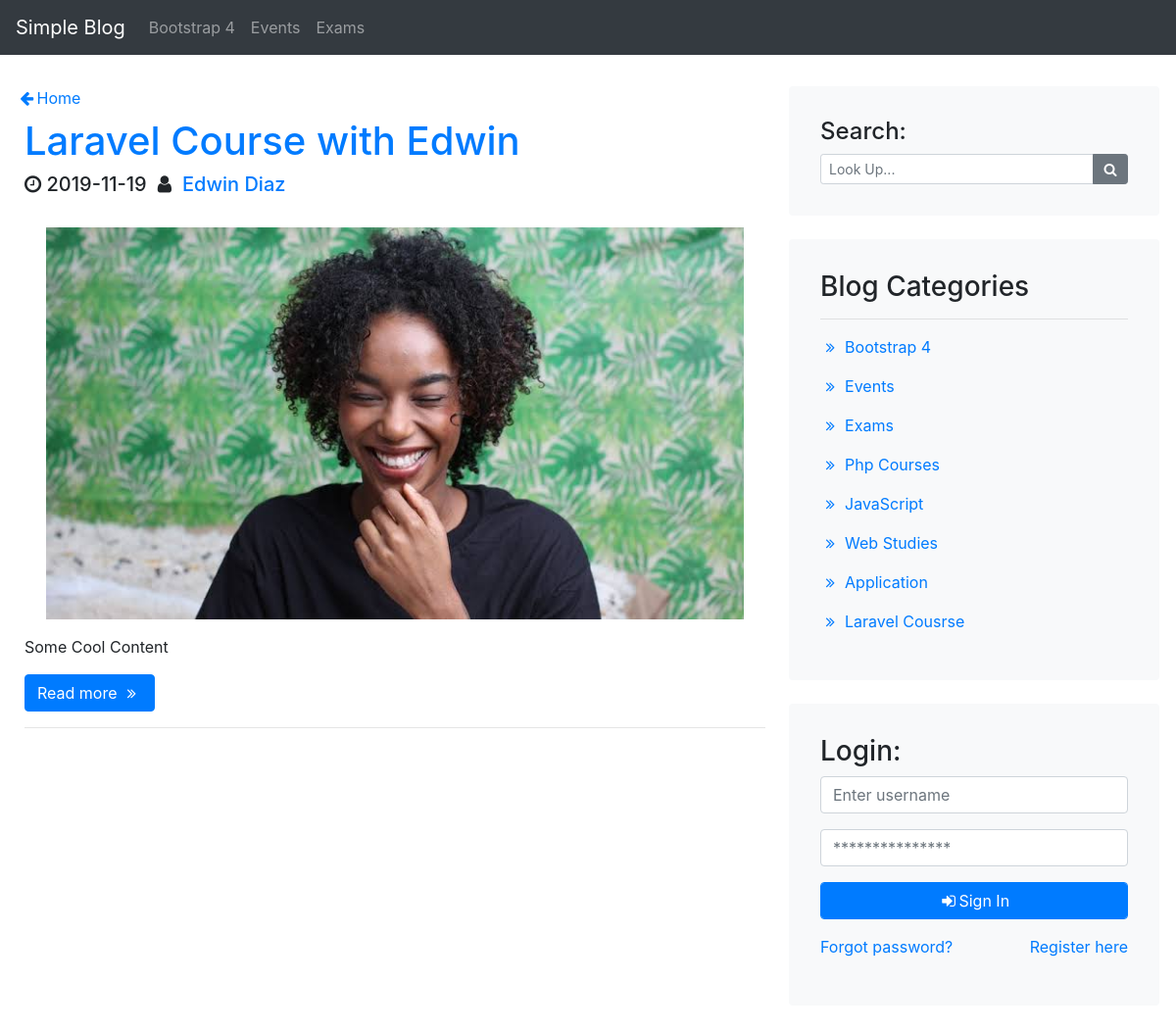
The page /category.php?cat_id=11 on the database its author committed.
### tables this page shows
CREATE TABLE `categories` (
  `cat_id` int(11) NOT NULL,
  `cat_title` varchar(255) NOT NULL
);

CREATE TABLE `posts` (
  `post_id` int(11) NOT NULL,
  `post_cat_id` int(11) NOT NULL,
  `post_title` varchar(255) NOT NULL,
  `post_author` varchar(255) NOT NULL,
  `post_date` date NOT NULL,
  `post_image` text NOT NULL,
  `post_content` text NOT NULL,
  `post_tags` varchar(255) NOT NULL,
  `post_status` varchar(255) NOT NULL DEFAULT 'draft'
);

### category.php (the view)
<?php include 'partials/header.php' ?>
    <?php include 'partials/navbar.php' ?>
    <div class="container-d-flex p-4">
        <div class="row d-flex">
            <div class="col-md-8 p-2">
            <a href="index.php"><i class="fa fa-arrow-left fa-fw"></i>Home</a>
                <section class="p-2 ">
                    <?php
                        if (isset($_GET['cat_id'])) {
                            $the_cat_id = $_GET['cat_id'];
                            $sql = "select * from posts where post_cat_id = $the_cat_id";
                            $query = $connection->query($sql);
                            if ($query->num_rows > 0) {
                                while ($row = $query->fetch_assoc()) {
                    ?>
                    <div class="first-post">
                            <h1><a href="post.php?post_id=<?php echo $row['post_id'] ?>"> <?php echo $row['post_title'] ?> </a></h1>
                            <h5>
                                <i class="fa fa-clock-o"></i>
                                <?php echo $row['post_date'] ?>
                                <i class="fa fa-user fa-fw"></i>
                                <a href="#"> <?php echo $row['post_author'] ?> </a>
                            </h5> <br>
                            <div class=" mb-3 text-center">
                                <a href="post.php?post_id=<?php echo $row['post_id'] ?>"><img class="img-fluid" style="width=100%; height:400px" src="images/<?php echo $row['post_image'] ?>" alt="post_image"></a>
                            </div>
                            <p>
                                <?php echo substr($row['post_content'], 0, 200); ?>
                            </p>
                            <div class="read-more">
                                <a href="post.php?post_id=<?php echo $row['post_id'] ?>" class="btn btn-primary">Read more
                                    <i class="fa fa-angle-double-right fa-fw"></i>
                                </a>
                            </div>
                            <hr />
                    </div>
                    <?php    }
                        } else {
                            echo '<h5 class="text-center text-danger">No Posts for this Category</h5>';
                        }
                    }
                        ?>
                </section>
            </div>
            <?php include 'partials/sidebar.php' ?>
        </div>
    </div>
<?php include 'partials/footer.php' ?>

### partials/navbar.php (shortened to what this page needs)
<nav class="navbar navbar-expand-md navbar-dark bg-dark">
    <a class="navbar-brand" href="index.php">Simple Blog</a>
    <div class="collapse navbar-collapse" id="menuList">
    <ul class="navbar-nav">
        <?php
            $sql = 'select * from categories limit 3';
            $query = $connection->query($sql);
            while($row = $query->fetch_assoc()){
        ?>
            <li class="nav-item"><a class="nav-link" href="category.php?cat_id=<?php echo $row['cat_id'] ?>"><?php echo $row['cat_title'] ?></a></li>
        <?php } ?>
    </ul>
    </div>
</nav>

### partials/sidebar.php (shortened to what this page needs)
<div class="col-md-4 p-2">
    <aside class="p-2 bg-light rounded mb-4">
        <div class="search-bar p-4">
        <h4>Search:</h4>
        <form action="search.php" method="post" role="form" id="search">
            <div class="input-group">
                <input type="text" name="search" class="form-control form-control-sm" placeholder="Look Up...">
                <div class="input-group-append">
                    <button type="submit" name="submit" class="btn btn-secondary btn-sm"><i class="fa fa-search fa-fw"></i></button>
                </div>
            </div>
        </form>
        </div>
    </aside>
    <aside class="p-2 bg-light rounded mb-4">
        <div class="categories p-4">
        <h3>Blog Categories</h3>
        <hr/>
            <?php
                $sql = "select * from categories";
                $result = $connection->query($sql);
                if ($result->num_rows > 0) {
                    while ($cat = $result->fetch_array()) {
                ?>
                <ul class="list-unstyled">
                    <li class=''><a href="category.php?cat_id=<?php echo $cat['cat_id'] ?>"> <i class="fa fa-angle-double-right fa-fw"></i> <?php echo $cat['cat_title']; ?></a></li>
                </ul>
                <?php    }
                }
            ?>
        </div>
    </aside>
    <aside class="p-2 bg-light rounded mb-4">
        <div class="login p-4">
        <h3>Login:</h3>
            <form action="" method="post">
                <div class="form-group">
                    <input type="text" name="username" placeholder="Enter username" class="form-control">
                </div>
                <div class="form-group">
                    <input type="password" name="password" placeholder="***************" class="form-control">
                </div>
                <div class="form-group">
                    <button type="submit" name="login" class="btn btn-primary form-control">
                    <i class="fa fa-sign-in fa-fw"></i>Sign In</button>
                </div>
                <div class="form-group">
                    <a href="">Forgot password? </a><a href="register.php" class="pull-right">Register here </a>
                </div>
            </form>
        </div>
    </aside>
</div>

### rows shown on the page
categories: cat_title "Bootstrap 4"
categories: cat_title "Events"
categories: cat_title "Exams"
posts: post_title "Laravel Course with Edwin", post_date "2019-11-19", post_author "Edwin Diaz", post_image (picture), post_content "Some Cool Content"
categories: cat_title "Php Courses"
categories: cat_title "JavaScript"
categories: cat_title "Web Studies"
categories: cat_title "Application"
categories: cat_title "Laravel Cousrse"
